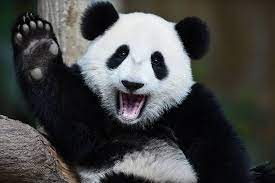
#> input picture kiapunya.png, 275 x 183 px
$ python erosi.py
#> lines starting #> are read from the running program, lines starting #| are printed output that depends on the picture
import cv2 as cv2
import numpy as np

img = cv2.imread("kiapunya.png")
#> img is the input picture: shape (183, 275, 3); mean B, G, R 71.4, 72, 71.6
cv2.imshow("Original Image", img)
kernel = np.ones((5,5),np.uint8)
erosion = cv2.erode(img,kernel,iterations = 1)
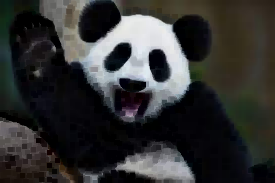
#> erosion: shape (183, 275, 3); mean B, G, R 50.3, 51.1, 50.9
cv2.imshow("Erosion", erosion)
